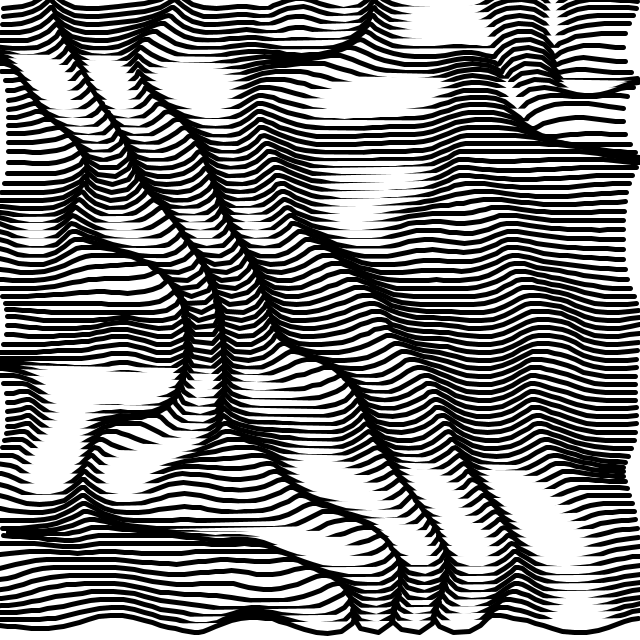
Frame 1 (no input)
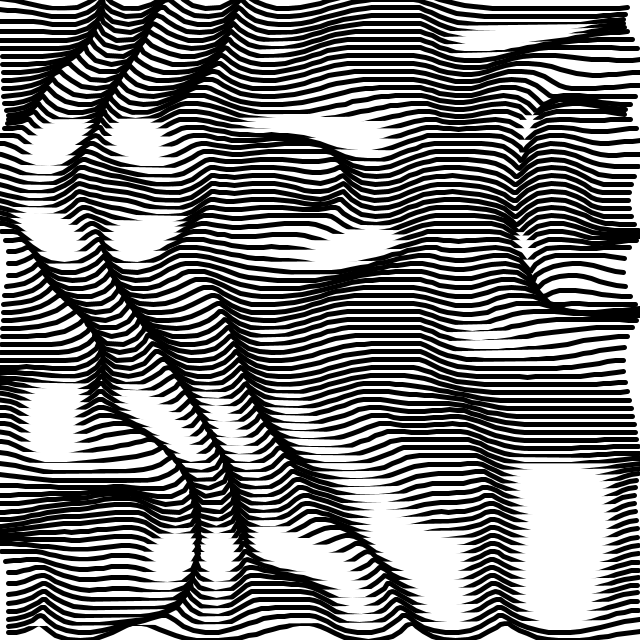
Frame 60 (the mouse pressed at the canvas centre just before this capture)
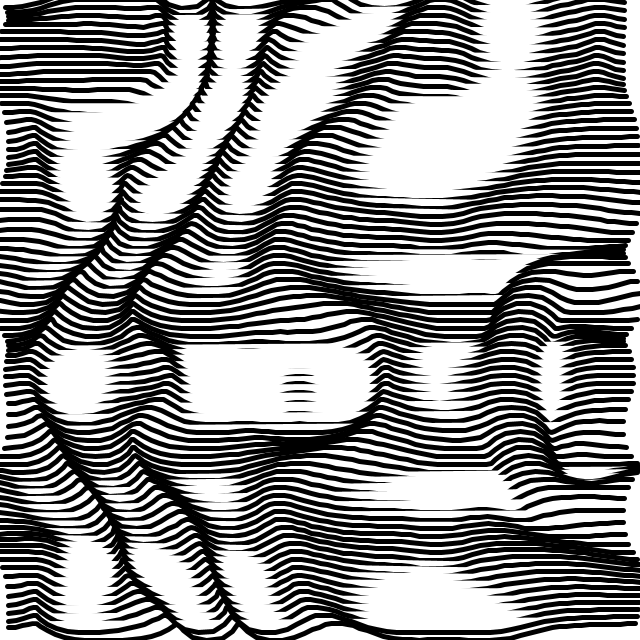
Frame 120 (the mouse held since frame 60 and released just before this capture)

The Processing sketch that drew these frames (run headless with seeded random() and noise(); from frame 60 on, the mouse is pressed at the canvas centre):

// Processing sketch: bit2atom_20220424n_flowCurves
// ── bit2atom_20220424n_flowCurves.pde
float t = 0.0;
float k;

void setup() {
  size(640, 640);
  smooth(5);
}

void draw(){
  background(255);
  k = map(sin(t+=.005), -1, 1, 99, 50);
  
  //stroke(0);
  strokeWeight(5);

  for (float y = 0; y < width; y += 8) {
    endShape();
    beginShape();
    strokeCap(ROUND);
    strokeJoin(ROUND);
    //noFill();
    //stroke(t*y%255);
    for (float x = 0; x < width; x += 8) {
      float d = noise(x/width, y/width-t)*k;
      vertex(cos(d)*9+x, sin(d)*9+y);
    }
    //endShape();
  }
}
